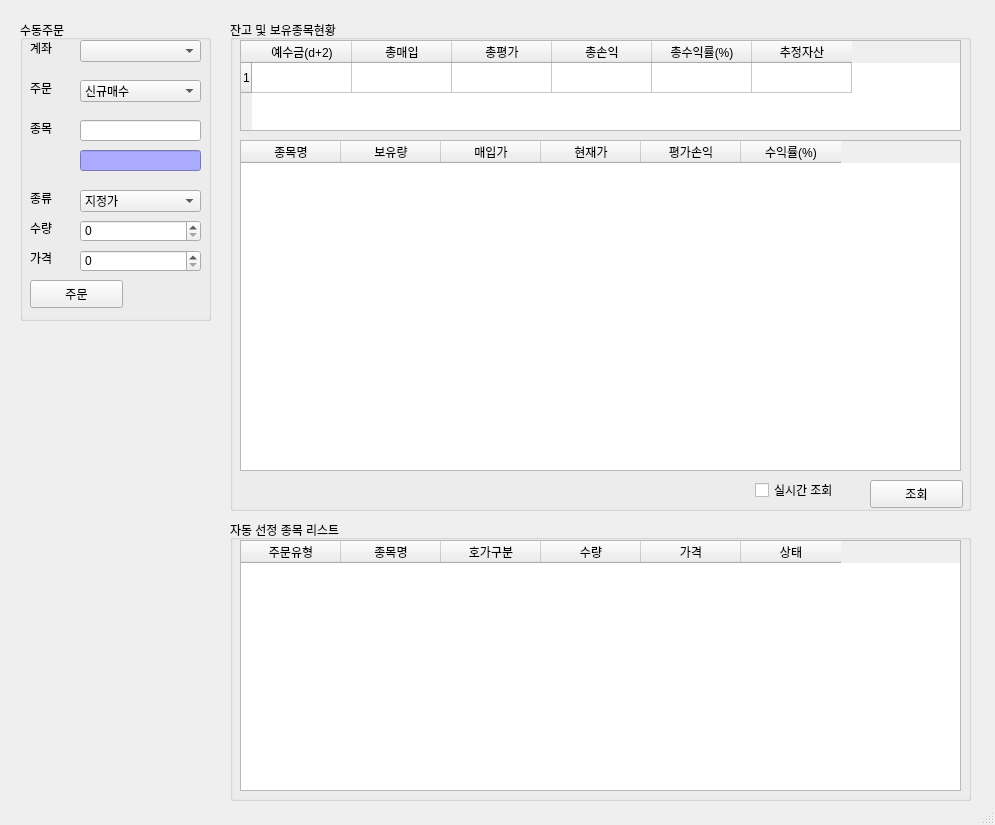
<?xml version="1.0" encoding="UTF-8"?>
<ui version="4.0">
 <class>MainWindow</class>
 <widget class="QMainWindow" name="MainWindow">
  <property name="geometry">
   <rect>
    <x>0</x>
    <y>0</y>
    <width>995</width>
    <height>825</height>
   </rect>
  </property>
  <property name="windowTitle">
   <string>PyTrader v0.4</string>
  </property>
  <property name="windowIcon">
   <iconset>
    <normaloff>E:/06.개발환경설정/98.아이콘/48-48-f30c250e4cb9558ba7356ba7fc88a241-chart.png</normaloff>E:/06.개발환경설정/98.아이콘/48-48-f30c250e4cb9558ba7356ba7fc88a241-chart.png</iconset>
  </property>
  <widget class="QWidget" name="centralwidget">
   <widget class="QGroupBox" name="groupBox">
    <property name="geometry">
     <rect>
      <x>20</x>
      <y>20</y>
      <width>191</width>
      <height>301</height>
     </rect>
    </property>
    <property name="title">
     <string>수동주문</string>
    </property>
    <widget class="QLabel" name="label">
     <property name="geometry">
      <rect>
       <x>10</x>
       <y>20</y>
       <width>64</width>
       <height>15</height>
      </rect>
     </property>
     <property name="text">
      <string>계좌</string>
     </property>
    </widget>
    <widget class="QLabel" name="label_2">
     <property name="geometry">
      <rect>
       <x>10</x>
       <y>60</y>
       <width>64</width>
       <height>15</height>
      </rect>
     </property>
     <property name="text">
      <string>주문</string>
     </property>
    </widget>
    <widget class="QLabel" name="label_3">
     <property name="geometry">
      <rect>
       <x>10</x>
       <y>100</y>
       <width>64</width>
       <height>15</height>
      </rect>
     </property>
     <property name="text">
      <string>종목</string>
     </property>
    </widget>
    <widget class="QLabel" name="label_4">
     <property name="geometry">
      <rect>
       <x>10</x>
       <y>170</y>
       <width>64</width>
       <height>15</height>
      </rect>
     </property>
     <property name="text">
      <string>종류</string>
     </property>
    </widget>
    <widget class="QLabel" name="label_5">
     <property name="geometry">
      <rect>
       <x>10</x>
       <y>200</y>
       <width>64</width>
       <height>15</height>
      </rect>
     </property>
     <property name="text">
      <string>수량</string>
     </property>
    </widget>
    <widget class="QLabel" name="label_6">
     <property name="geometry">
      <rect>
       <x>10</x>
       <y>230</y>
       <width>64</width>
       <height>15</height>
      </rect>
     </property>
     <property name="text">
      <string>가격</string>
     </property>
    </widget>
    <widget class="QComboBox" name="comboBox">
     <property name="geometry">
      <rect>
       <x>60</x>
       <y>20</y>
       <width>121</width>
       <height>22</height>
      </rect>
     </property>
    </widget>
    <widget class="QComboBox" name="comboBox_2">
     <property name="geometry">
      <rect>
       <x>60</x>
       <y>60</y>
       <width>121</width>
       <height>22</height>
      </rect>
     </property>
     <item>
      <property name="text">
       <string>신규매수</string>
      </property>
     </item>
     <item>
      <property name="text">
       <string>신규매도</string>
      </property>
     </item>
     <item>
      <property name="text">
       <string>매수취소</string>
      </property>
     </item>
     <item>
      <property name="text">
       <string>매도취소</string>
      </property>
     </item>
    </widget>
    <widget class="QComboBox" name="comboBox_3">
     <property name="geometry">
      <rect>
       <x>60</x>
       <y>170</y>
       <width>121</width>
       <height>22</height>
      </rect>
     </property>
     <item>
      <property name="text">
       <string>지정가</string>
      </property>
     </item>
     <item>
      <property name="text">
       <string>시장가</string>
      </property>
     </item>
    </widget>
    <widget class="QLineEdit" name="lineEdit">
     <property name="geometry">
      <rect>
       <x>60</x>
       <y>100</y>
       <width>121</width>
       <height>21</height>
      </rect>
     </property>
    </widget>
    <widget class="QLineEdit" name="lineEdit_2">
     <property name="geometry">
      <rect>
       <x>60</x>
       <y>130</y>
       <width>121</width>
       <height>21</height>
      </rect>
     </property>
     <property name="styleSheet">
      <string notr="true">background-color: rgb(170, 170, 255);</string>
     </property>
    </widget>
    <widget class="QSpinBox" name="spinBox">
     <property name="geometry">
      <rect>
       <x>60</x>
       <y>200</y>
       <width>121</width>
       <height>22</height>
      </rect>
     </property>
     <property name="maximum">
      <number>10000</number>
     </property>
    </widget>
    <widget class="QSpinBox" name="spinBox_2">
     <property name="geometry">
      <rect>
       <x>60</x>
       <y>230</y>
       <width>121</width>
       <height>22</height>
      </rect>
     </property>
     <property name="maximum">
      <number>999999999</number>
     </property>
     <property name="singleStep">
      <number>50</number>
     </property>
    </widget>
    <widget class="QPushButton" name="pushButton">
     <property name="geometry">
      <rect>
       <x>10</x>
       <y>260</y>
       <width>93</width>
       <height>28</height>
      </rect>
     </property>
     <property name="text">
      <string>주문</string>
     </property>
    </widget>
   </widget>
   <widget class="QGroupBox" name="groupBox_2">
    <property name="geometry">
     <rect>
      <x>230</x>
      <y>20</y>
      <width>741</width>
      <height>491</height>
     </rect>
    </property>
    <property name="title">
     <string>잔고 및 보유종목현황</string>
    </property>
    <widget class="QTableWidget" name="tableWidget">
     <property name="geometry">
      <rect>
       <x>10</x>
       <y>20</y>
       <width>721</width>
       <height>91</height>
      </rect>
     </property>
     <property name="rowCount">
      <number>1</number>
     </property>
     <row/>
     <column>
      <property name="text">
       <string>예수금(d+2)</string>
      </property>
     </column>
     <column>
      <property name="text">
       <string>총매입</string>
      </property>
     </column>
     <column>
      <property name="text">
       <string>총평가</string>
      </property>
     </column>
     <column>
      <property name="text">
       <string>총손익</string>
      </property>
     </column>
     <column>
      <property name="text">
       <string>총수익률(%)</string>
      </property>
     </column>
     <column>
      <property name="text">
       <string>추정자산</string>
      </property>
     </column>
    </widget>
    <widget class="QTableWidget" name="tableWidget_2">
     <property name="geometry">
      <rect>
       <x>10</x>
       <y>120</y>
       <width>721</width>
       <height>331</height>
      </rect>
     </property>
     <column>
      <property name="text">
       <string>종목명</string>
      </property>
     </column>
     <column>
      <property name="text">
       <string>보유량</string>
      </property>
     </column>
     <column>
      <property name="text">
       <string>매입가</string>
      </property>
     </column>
     <column>
      <property name="text">
       <string>현재가</string>
      </property>
     </column>
     <column>
      <property name="text">
       <string>평가손익</string>
      </property>
     </column>
     <column>
      <property name="text">
       <string>수익률(%)</string>
      </property>
     </column>
    </widget>
    <widget class="QCheckBox" name="checkBox">
     <property name="geometry">
      <rect>
       <x>525</x>
       <y>460</y>
       <width>111</width>
       <height>20</height>
      </rect>
     </property>
     <property name="text">
      <string>실시간 조회</string>
     </property>
    </widget>
    <widget class="QPushButton" name="pushButton_2">
     <property name="geometry">
      <rect>
       <x>640</x>
       <y>460</y>
       <width>93</width>
       <height>28</height>
      </rect>
     </property>
     <property name="text">
      <string>조회</string>
     </property>
    </widget>
   </widget>
   <widget class="QGroupBox" name="groupBox_3">
    <property name="geometry">
     <rect>
      <x>230</x>
      <y>520</y>
      <width>741</width>
      <height>281</height>
     </rect>
    </property>
    <property name="title">
     <string>자동 선정 종목 리스트</string>
    </property>
    <widget class="QTableWidget" name="tableWidget_4">
     <property name="geometry">
      <rect>
       <x>10</x>
       <y>20</y>
       <width>721</width>
       <height>251</height>
      </rect>
     </property>
     <column>
      <property name="text">
       <string>주문유형</string>
      </property>
     </column>
     <column>
      <property name="text">
       <string>종목명</string>
      </property>
     </column>
     <column>
      <property name="text">
       <string>호가구분</string>
      </property>
     </column>
     <column>
      <property name="text">
       <string>수량</string>
      </property>
     </column>
     <column>
      <property name="text">
       <string>가격</string>
      </property>
     </column>
     <column>
      <property name="text">
       <string>상태</string>
      </property>
     </column>
    </widget>
   </widget>
  </widget>
  <widget class="QStatusBar" name="statusbar"/>
 </widget>
 <resources/>
 <connections/>
</ui>
